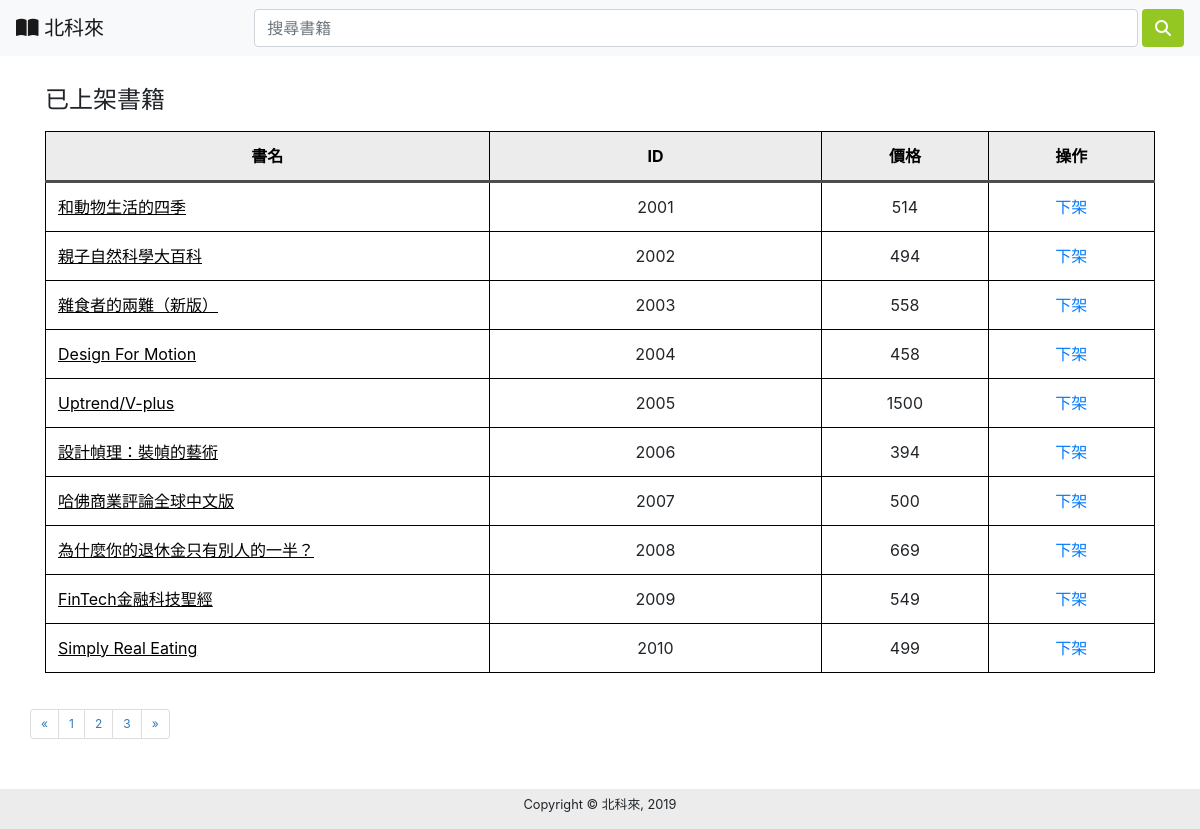
The app's page /BookList.php with its own data.
### tables this page shows
CREATE TABLE `Book`(
  `ID` int(11) auto_increment COMMENT 'ID',
  `ISBN` varchar(13) NOT NULL DEFAULT '' COMMENT 'ISBN',
  `Name` varchar(100) NOT NULL DEFAULT '' COMMENT '書名',
  `Date` DATE NOT NULL DEFAULT '1999-01-01' COMMENT '出版日期',
  `Price` int(8) NOT NULL DEFAULT 0 COMMENT '價格',
  `Publisher` varchar(50) COMMENT '出版社',
  `Author` varchar(50) COMMENT '作者',
  `Quantity` int(3) NOT NULL DEFAULT 0 COMMENT '數量',
  `Image_Path` varchar(100) NOT NULL COMMENT '圖片路徑',
  `Introduction` varchar(500) COMMENT '書籍介紹',
  PRIMARY KEY (`ID`, `ISBN`)
) COMMENT '書籍';

### model/DB_Function.php (called while the page is built, shortened)
<?php
function GetShelvesList(){
    connectDB($link);
    $bookIDList = "select Name, ID, Price from book";
    $result = $link->query($bookIDList);
    $BookList = array();
    while($row = $result->fetch_array(MYSQLI_ASSOC))
    {
        array_push($BookList,$row);
    }
    return $BookList;
}
function intoBookListPage($page,$pageamount,$opra){
    if ($page==null){
        $page=0;
    }
    if ($opra==0){
        return './BookList.php?Pagenum='.$page;
    }
    else if($opra==1){
        if ($page - 1 > -1){
            return './BookList.php?Pagenum='.($page-1);
        }
        else{
            return './BookList.php?Pagenum='.$page;
        }
    }
    else if($opra==2){
        if ($page + 1 < $pageamount){
            return './BookList.php?Pagenum='.($page+1);
        }
        else{
            return './BookList.php?Pagenum='.$page;
        }
    }
}
?>

### BookList.php (the view, shortened to what this page needs)
<!doctype html>
<html lang="en">
  <head>
    <link rel="stylesheet" href="./css/bootstrap.min.css">
    <link rel="stylesheet" href="./css/index.css">
  </head>
  <body>
    <nav class="navbar sticky-top navbar-expand-lg navbar-light bg-light">
        <a id="logo" class="navbar-brand" href="./index.php"> <i class="fas fa-book-open" id="logo_icon"></i> 北科來</a>
        <input id="search" class="form-control mr-sm-1 ml-auto" type="search" placeholder="搜尋書籍" aria-label="Search">
        <button id="search_btn" class="btn my-2 my-sm-0" type="button" onclick="location.href='./searchList.php'"><i class="fas fa-search"></i></button>
    </nav>
    <div class="container">
        <div class="row">
            <div class="col-sm-12 col-md-12 pb-2">
                <h4>已上架書籍</h4>
            </div>
            <div id="content" class="col-sm-12 col-md-12">
                <div class="table-responsive">
                    <table class="table table-bordered" width="100%">
                        <thead class="thead-Secondary bottom-thead">
                            <tr>
                            <th scope="col" style="width: 40%">書名</th>
                            <th scope="col" style="width: 30%">ID</th>
                            <th scope="col" style="width: 15%">價格</th>
                            <th scope="col" style="width: 15%">操作</th>
                            </tr>
                        </thead>
                        <tbody>
                            <?php
                                $totalbook = GetShelvesList();
                                $PageNum=0;
                                if ((count($totalbook) - $PageNum*10) >= 10){
                                    $left= 10;
                                }
                                else{
                                    $left = (count($totalbook) - $PageNum*10)%10;
                                }
                                for($booki = 0 ; $booki < $left ; $booki++){
                                ?>
                                <tr id=<?php echo "bookList_box".strval($booki)?>>
                                    <td class="text-left"><a href="" class="book_name_a"><u><?php echo $totalbook[$booki+$PageNum*10]['Name']; ?></u></a></td>
                                    <td class="text-center" id=<?php echo "bookNumber".strval($booki); ?>><?php echo $totalbook[$booki+$PageNum*10]['ID']; ?></td>
                                    <td class="text-center"><?php echo $totalbook[$booki+$PageNum*10]['Price']; ?></td>
                                    <td class="text-center" ><a href="" id=<?php echo "cancelbook".strval($booki)?>>下架</a></td>
                                </tr>
                                <?php
                                    }
                                ?>
                        </tbody>
                    </table>
                </div>
            </div>
            <ul class="pagination pagination-sm">
                <?php
                    if (count($totalbook) <= 10){
                        $pageamount = 1;
                    }
                    else if (count($totalbook)%10 == 0){
                        $pageamount = intval(count($totalbook) / 10);
                    }
                    else{
                        $pageamount = intval(count($totalbook) / 10) + 1;
                    }
                ?>
                <li><a href= <?php echo intoBookListPage($PageNum, $pageamount, 1)?>>&laquo;</a></li>
                <?php
                    for($pagei = 0; $pagei < $pageamount ; $pagei++ ){
                ?>
                <li><a href=<?php echo intoBookListPage($pagei, $pageamount,0)?>> <?php echo $pagei+1?> </a></li>
                <?php
                    }
                ?>
                <li><a href= <?php echo intoBookListPage($PageNum, $pageamount, 2)?>>&raquo;</a></li>
            </ul>
        </div>
    </div>
    <footer class="mt-3  fixed-bottom">
        <h6 class="text-center pt-2 small">Copyright © 北科來, 2019</h6>
    </footer>
  </body>
</html>

### css/index.css (style rules this page uses)
body { padding-bottom: 70px; }
footer { text-align: center; background-color: #ECECEC; height:40px; }
#logo { margin-right: 150px; }
#search { width: 1100px; }
#search_btn { color: white; background-color: #94C722; }
.book_name_a { color: black; }
.container { margin-top: 30px; }
thead.bottom-thead { background-color: rgb(236, 236, 236); color: black; }
.table td, .table th { border-color: black; }
table.table-bordered > thead.bottom-thead > tr > th { border-bottom:3px solid rgb(77, 77, 77); }
.table td, .table th { text-align: center; vertical-align: middle; }
.table td, .table th.th-text-left { text-align: left; }
.table td, .table th.th-text-right { text-align: right; }
.table { word-break:break-all; word-wrap:break-all; }

### records on screen
book: Name "和動物生活的四季", ID "2001", Price "514"
book: Name "親子自然科學大百科", ID "2002", Price "494"
book: Name "雜食者的兩難（新版）", ID "2003", Price "558"
book: Name "Design For Motion", ID "2004", Price "458"
book: Name "Uptrend/V-plus", ID "2005", Price "1500"
book: Name "設計幀理：裝幀的藝術", ID "2006", Price "394"
book: Name "哈佛商業評論全球中文版", ID "2007", Price "500"
book: Name "為什麼你的退休金只有別人的一半？", ID "2008", Price "669"
book: Name "FinTech金融科技聖經", ID "2009", Price "549"
book: Name "Simply Real Eating", ID "2010", Price "499"
